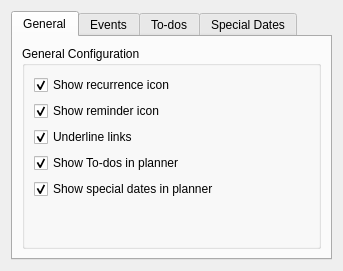
<?xml version="1.0" encoding="UTF-8"?>
<ui version="4.0">
 <author>Allen Winter &lt;winter@kde.org&gt;</author>
 <comment>Configuration page for the Korganizer To-do Summary</comment>
 <class>PlannerSummaryConfig_Base</class>
 <widget class="QWidget" name="PlannerSummaryConfig_Base">
  <property name="windowTitle">
   <string>Planner Summary Configuration</string>
  </property>
  <layout class="QVBoxLayout" name="verticalLayout_7">
   <item>
    <widget class="KTabWidget" name="tabWidget">
     <property name="currentIndex">
      <number>0</number>
     </property>
     <widget class="QWidget" name="GeneralTab">
      <attribute name="title">
       <string comment="general settings">General</string>
      </attribute>
      <layout class="QVBoxLayout" name="verticalLayout_2">
       <item>
        <widget class="QGroupBox" name="mGeneralBox">
         <property name="title">
          <string>General Configuration</string>
         </property>
         <layout class="QVBoxLayout" name="verticalLayout_6">
          <item>
           <widget class="QCheckBox" name="mShowRecurrence">
            <property name="text">
             <string>Show recurrence icon</string>
            </property>
            <property name="checked">
             <bool>true</bool>
            </property>
           </widget>
          </item>
          <item>
           <widget class="QCheckBox" name="mShowReminder">
            <property name="text">
             <string>Show reminder icon</string>
            </property>
            <property name="checked">
             <bool>true</bool>
            </property>
           </widget>
          </item>
          <item>
           <widget class="QCheckBox" name="mUnderline">
            <property name="text">
             <string>Underline links</string>
            </property>
            <property name="checked">
             <bool>true</bool>
            </property>
           </widget>
          </item>
          <item>
           <widget class="QCheckBox" name="mTodo">
            <property name="text">
             <string>Show To-dos in planner</string>
            </property>
            <property name="checked">
             <bool>true</bool>
            </property>
           </widget>
          </item>
          <item>
           <widget class="QCheckBox" name="mSd">
            <property name="text">
             <string>Show special dates in planner</string>
            </property>
            <property name="checked">
             <bool>true</bool>
            </property>
           </widget>
          </item>
          <item>
           <spacer name="verticalSpacer">
            <property name="orientation">
             <enum>Qt::Vertical</enum>
            </property>
            <property name="sizeHint" stdset="0">
             <size>
              <width>1</width>
              <height>0</height>
             </size>
            </property>
           </spacer>
          </item>
         </layout>
        </widget>
       </item>
      </layout>
     </widget>
     <widget class="QWidget" name="CalendarTab">
      <attribute name="title">
       <string>Events</string>
      </attribute>
      <layout class="QVBoxLayout" name="verticalLayout_5">
       <item>
        <widget class="QGroupBox" name="mDaysGroup">
         <property name="title">
          <string>Show Calendar Events</string>
         </property>
         <layout class="QVBoxLayout" name="verticalLayout_8">
          <item>
           <widget class="QRadioButton" name="mDateTodayButton">
            <property name="text">
             <string>&amp;Today only</string>
            </property>
            <property name="checked">
             <bool>true</bool>
            </property>
           </widget>
          </item>
          <item>
           <widget class="QRadioButton" name="mDateMonthButton">
            <property name="text">
             <string>Within the next &amp;month (31 days)</string>
            </property>
            <property name="checked">
             <bool>false</bool>
            </property>
           </widget>
          </item>
          <item>
           <layout class="QHBoxLayout" name="horizontalLayout">
            <item>
             <widget class="QRadioButton" name="mDateRangeButton">
              <property name="enabled">
               <bool>true</bool>
              </property>
              <property name="text">
               <string>Within the &amp;next:</string>
              </property>
              <property name="checked">
               <bool>false</bool>
              </property>
             </widget>
            </item>
            <item>
             <widget class="QSpinBox" name="mCustomDays">
              <property name="enabled">
               <bool>false</bool>
              </property>
              <property name="specialValueText">
               <string>1 day</string>
              </property>
              <property name="suffix">
               <string comment="days to show in summary"> days</string>
              </property>
              <property name="minimum">
               <number>1</number>
              </property>
              <property name="maximum">
               <number>365</number>
              </property>
              <property name="singleStep">
               <number>1</number>
              </property>
              <property name="value">
               <number>7</number>
              </property>
             </widget>
            </item>
            <item>
             <spacer name="horizontalSpacer">
              <property name="orientation">
               <enum>Qt::Horizontal</enum>
              </property>
              <property name="sizeHint" stdset="0">
               <size>
                <width>1</width>
                <height>0</height>
               </size>
              </property>
             </spacer>
            </item>
           </layout>
          </item>
          <item>
           <widget class="Line" name="line">
            <property name="orientation">
             <enum>Qt::Horizontal</enum>
            </property>
           </widget>
          </item>
          <item>
           <widget class="QCheckBox" name="mShowMyEventsOnly">
            <property name="toolTip">
             <string>Show events belonging to my calendars only</string>
            </property>
            <property name="whatsThis">
             <string>Check this box if you want the summary to show events belonging to your calendars only.</string>
            </property>
            <property name="text">
             <string>Show &amp;my events only</string>
            </property>
           </widget>
          </item>
          <item>
           <spacer name="verticalSpacer_2">
            <property name="orientation">
             <enum>Qt::Vertical</enum>
            </property>
            <property name="sizeHint" stdset="0">
             <size>
              <width>0</width>
              <height>1</height>
             </size>
            </property>
           </spacer>
          </item>
         </layout>
        </widget>
       </item>
      </layout>
     </widget>
     <widget class="QWidget" name="TodoTab">
      <attribute name="title">
       <string>To-dos</string>
      </attribute>
      <layout class="QVBoxLayout" name="verticalLayout">
       <item>
        <widget class="QGroupBox" name="mHideGroup">
         <property name="title">
          <string>Hide Following To-do Types</string>
         </property>
         <layout class="QVBoxLayout" name="verticalLayout_9">
          <item>
           <widget class="QCheckBox" name="mHideCompletedBox">
            <property name="text">
             <string>&amp;Completed</string>
            </property>
            <property name="checked">
             <bool>true</bool>
            </property>
           </widget>
          </item>
          <item>
           <widget class="QCheckBox" name="mHideOpenEndedBox">
            <property name="text">
             <string>&amp;Open-ended (no due date)</string>
            </property>
            <property name="checked">
             <bool>false</bool>
            </property>
           </widget>
          </item>
          <item>
           <widget class="QCheckBox" name="mHideUnstartedBox">
            <property name="text">
             <string>&amp;Unstarted (start date is in the future)</string>
            </property>
           </widget>
          </item>
          <item>
           <widget class="QCheckBox" name="mHideInProgressBox">
            <property name="text">
             <string>&amp;In-progress (started but not completed)</string>
            </property>
           </widget>
          </item>
          <item>
           <widget class="QCheckBox" name="mHideOverdueBox">
            <property name="text">
             <string>Over&amp;due (not completed and beyond due-date)</string>
            </property>
           </widget>
          </item>
          <item>
           <widget class="Line" name="line_2">
            <property name="orientation">
             <enum>Qt::Horizontal</enum>
            </property>
           </widget>
          </item>
          <item>
           <widget class="QCheckBox" name="mShowMyTodosOnly">
            <property name="toolTip">
             <string>Show To-dos belonging to my calendars only</string>
            </property>
            <property name="whatsThis">
             <string>Check this box if you want the summary to show To-dos belonging to your calendars only.</string>
            </property>
            <property name="text">
             <string>Show &amp;my To-dos only</string>
            </property>
           </widget>
          </item>
          <item>
           <spacer name="verticalSpacer_3">
            <property name="orientation">
             <enum>Qt::Vertical</enum>
            </property>
            <property name="sizeHint" stdset="0">
             <size>
              <width>0</width>
              <height>1</height>
             </size>
            </property>
           </spacer>
          </item>
         </layout>
        </widget>
       </item>
      </layout>
     </widget>
     <widget class="QWidget" name="SdTab">
      <attribute name="title">
       <string>Special Dates</string>
      </attribute>
      <layout class="QVBoxLayout" name="verticalLayout_3">
       <item>
        <widget class="QGroupBox" name="mSdBox">
         <property name="title">
          <string>Show these Special Dates</string>
         </property>
         <property name="checkable">
          <bool>false</bool>
         </property>
         <layout class="QVBoxLayout" name="verticalLayout_4">
          <item>
           <widget class="QCheckBox" name="mBirthdayConList">
            <property name="text">
             <string>Show birthdays from address book</string>
            </property>
            <property name="checked">
             <bool>true</bool>
            </property>
           </widget>
          </item>
          <item>
           <widget class="QCheckBox" name="mAnniversariesConList">
            <property name="text">
             <string>Show anniversaries from address book</string>
            </property>
            <property name="checked">
             <bool>true</bool>
            </property>
           </widget>
          </item>
          <item>
           <widget class="QCheckBox" name="mHolidaysCal">
            <property name="text">
             <string>Show holidays from calendar</string>
            </property>
            <property name="checked">
             <bool>true</bool>
            </property>
           </widget>
          </item>
          <item>
           <widget class="QCheckBox" name="mSpecialOccasionsCal">
            <property name="text">
             <string>Show special occasions from calendar</string>
            </property>
            <property name="checked">
             <bool>true</bool>
            </property>
           </widget>
          </item>
          <item>
           <spacer name="verticalSpacer_4">
            <property name="orientation">
             <enum>Qt::Vertical</enum>
            </property>
            <property name="sizeHint" stdset="0">
             <size>
              <width>0</width>
              <height>1</height>
             </size>
            </property>
           </spacer>
          </item>
         </layout>
        </widget>
       </item>
      </layout>
     </widget>
    </widget>
   </item>
  </layout>
 </widget>
 <customwidgets>
  <customwidget>
   <class>KTabWidget</class>
   <extends>QTabWidget</extends>
   <header>ktabwidget.h</header>
   <container>1</container>
  </customwidget>
 </customwidgets>
 <tabstops>
  <tabstop>mShowRecurrence</tabstop>
 </tabstops>
 <resources/>
 <connections/>
</ui>
